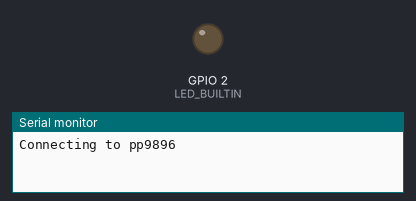
The sketch below on a simulated ESP32. Parts: output pins drawn as LEDs (lit = HIGH), the last lines printed to the serial monitor. WiFi joins after 1.5 s; servers stay silent unless stated.

Above: at 0.1 s.
At 1.6 s:
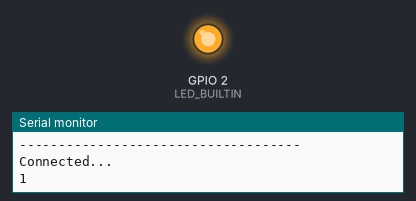
Timing chart, 0 to 3.1 s (numbered marks = the images above):
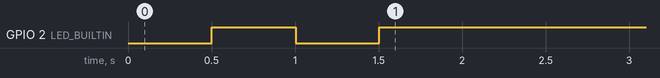

The sketch:

S004_Firebase.ino
```cpp
#include<WiFi.h>
#include<FirebaseESP32.h>

#define WIFI_STA_NAME "pp9896"
#define WIFI_STA_PASS "airbus_a380"
#define LED_BUILTIN 2
#define FIREBASE_HOST "https://plant-demo-db733-default-rtdb.firebaseio.com/"
#define FIREBASE_AUTH "qBBWC8Rt5FuWp3bKgVIwQvaVHWHXWiIbds5btZpC"

FirebaseData firebaseData;
FirebaseJson json;
int Vresistor = A0;
int Vrdata = 0;
int i = 0;

void setup() {
  Serial.begin(115200);
  pinMode(LED_BUILTIN, OUTPUT);

  Serial.println();
  Serial.println();
  Serial.print("Connecting to ");
  Serial.println(WIFI_STA_NAME);

  WiFi.mode(WIFI_STA);
  WiFi.begin(WIFI_STA_NAME, WIFI_STA_PASS);

  while (WiFi.status() != WL_CONNECTED) {
    delay(500);
    Serial.print(".");
    digitalWrite(LED_BUILTIN, !digitalRead(LED_BUILTIN));
  }

  digitalWrite(LED_BUILTIN, HIGH);
  Serial.println("");
  Serial.println("WiFi connected");
  Serial.println("IP address: ");
  Serial.println(WiFi.localIP());


  Firebase.begin(FIREBASE_HOST, FIREBASE_AUTH);
  Firebase.reconnectWiFi(true);

  Firebase.setReadTimeout(firebaseData, 1000 * 60);

  Firebase.setwriteSizeLimit(firebaseData, "tiny");

  Serial.println("------------------------------------");
  Serial.println("Connected...");
}

void loop()
{
  int Sdata = 100;
  if(i < 100){
    i += 1;
  }
  else{
    i = 0;
  }
  Serial.println(i);
  delay(1000);
  json.set("/data", i);
  Firebase.updateNode(firebaseData,"/sensor",json);
}
```
